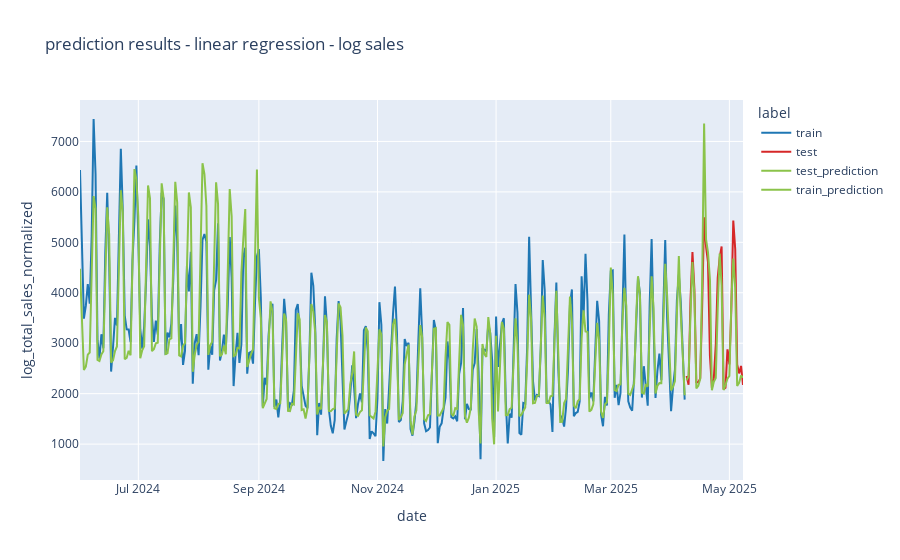

Notebook source saved alongside this figure:
### Code cell
y_train_for_plot_log = pd.DataFrame(np.exp(y_train_log)).assign(label='train')
y_test_for_plot_log = pd.DataFrame(np.exp(y_test_log)).assign(label='test')
y_pred_for_plot_log = pd.DataFrame(np.exp(y_pred_log), columns=['log_total_sales_normalized'], index=y_test.index).assign(label='test_prediction')
y_train_pred_for_plot_log = pd.DataFrame(np.exp(y_train_pred_log), columns=['log_total_sales_normalized'], index=y_train.index).assign(label='train_prediction')

custom_colors = {
    'train': '#1f77b4',
    'test': '#d62728',
    'test_prediction': '#8bc34a',
    'train_prediction': '#8bc34a'
}

log_lr_plot = px.line(pd.concat((y_train_for_plot_log, y_test_for_plot_log, y_pred_for_plot_log, y_train_pred_for_plot_log)), 
        y="log_total_sales_normalized",
        color='label', 
        title='prediction results - linear regression - log sales',
        color_discrete_map=custom_colors
)

log_lr_plot.show()

### Figure 1 — Plotly figure (JSON) as saved in the notebook; plotly's stock layout.template omitted (floating-point values rounded to 4 significant figures; data arrays with more than 128 entries replaced by an {"elided": "..."} marker saying what was removed)
{"data": [{"hovertemplate": "label=train<br>date=%{x}<br>log_total_sales_normalized=%{y}<extra></extra>", "legendgroup": "train", "line": {"color": "#1f77b4", "dash": "solid"}, "marker": {"symbol": "circle"}, "mode": "lines", "name": "train", "orientation": "v", "showlegend": true, "type": "scatter", "x": {"elided": "310 str values"}, "xaxis": "x", "y": {"elided": "310 float values"}, "yaxis": "y"}, {"hovertemplate": "label=test<br>date=%{x}<br>log_total_sales_normalized=%{y}<extra></extra>", "legendgroup": "test", "line": {"color": "#d62728", "dash": "solid"}, "marker": {"symbol": "circle"}, "mode": "lines", "name": "test", "orientation": "v", "showlegend": true, "type": "scatter", "x": ["2025-04-09T00:00:00.000000000", "2025-04-10T00:00:00.000000000", "2025-04-11T00:00:00.000000000", "2025-04-12T00:00:00.000000000", "2025-04-13T00:00:00.000000000", "2025-04-14T00:00:00.000000000", "2025-04-15T00:00:00.000000000", "2025-04-16T00:00:00.000000000", "2025-04-17T00:00:00.000000000", "2025-04-18T00:00:00.000000000", "2025-04-19T00:00:00.000000000", "2025-04-20T00:00:00.000000000", "2025-04-21T00:00:00.000000000", "2025-04-22T00:00:00.000000000", "2025-04-23T00:00:00.000000000", "2025-04-24T00:00:00.000000000", "2025-04-25T00:00:00.000000000", "2025-04-26T00:00:00.000000000", "2025-04-27T00:00:00.000000000", "2025-04-28T00:00:00.000000000", "2025-04-29T00:00:00.000000000", "2025-04-30T00:00:00.000000000", "2025-05-01T00:00:00.000000000", "2025-05-02T00:00:00.000000000", "2025-05-03T00:00:00.000000000", "2025-05-04T00:00:00.000000000", "2025-05-05T00:00:00.000000000", "2025-05-06T00:00:00.000000000", "2025-05-07T00:00:00.000000000", "2025-05-08T00:00:00.000000000"], "xaxis": "x", "y": [2351.0, 2175.0, 3860.0, 4808.0, 4072.0, 2229.0, 2224.0, 2304.0, 3739.0, 5496.0, 4914.0, 4606.0, 2746.0, 2116.0, 2307.0, 2968.0, 4299.0, 4692.0, 4917.0, 2090.0, 2119.0, 2878.0, 2579.0, 3681.0, 5433.0, 4863.0, 2579.0, 2401.0, 2550.0, 2171.0], "yaxis": "y"}, {"hovertemplate": "label=test_prediction<br>date=%{x}<br>log_total_sales_normalized=%{y}<extra></extra>", "legendgroup": "test_prediction", "line": {"color": "#8bc34a", "dash": "solid"}, "marker": {"symbol": "circle"}, "mode": "lines", "name": "test_prediction", "orientation": "v", "showlegend": true, "type": "scatter", "x": ["2025-04-09T00:00:00.000000000", "2025-04-10T00:00:00.000000000", "2025-04-11T00:00:00.000000000", "2025-04-12T00:00:00.000000000", "2025-04-13T00:00:00.000000000", "2025-04-14T00:00:00.000000000", "2025-04-15T00:00:00.000000000", "2025-04-16T00:00:00.000000000", "2025-04-17T00:00:00.000000000", "2025-04-18T00:00:00.000000000", "2025-04-19T00:00:00.000000000", "2025-04-20T00:00:00.000000000", "2025-04-21T00:00:00.000000000", "2025-04-22T00:00:00.000000000", "2025-04-23T00:00:00.000000000", "2025-04-24T00:00:00.000000000", "2025-04-25T00:00:00.000000000", "2025-04-26T00:00:00.000000000", "2025-04-27T00:00:00.000000000", "2025-04-28T00:00:00.000000000", "2025-04-29T00:00:00.000000000", "2025-04-30T00:00:00.000000000", "2025-05-01T00:00:00.000000000", "2025-05-02T00:00:00.000000000", "2025-05-03T00:00:00.000000000", "2025-05-04T00:00:00.000000000", "2025-05-05T00:00:00.000000000", "2025-05-06T00:00:00.000000000", "2025-05-07T00:00:00.000000000", "2025-05-08T00:00:00.000000000"], "xaxis": "x", "y": [2266.0, 2345.0, 3561.0, 4610.0, 3964.0, 2102.0, 2156.0, 2292.0, 4221.0, 7354.0, 5057.0, 4799.0, 4255.0, 2069.0, 2237.0, 2311.0, 3690.0, 4778.0, 4146.0, 2071.0, 2172.0, 2299.0, 2352.0, 3812.0, 4680.0, 4098.0, 2155.0, 2215.0, 2360.0, 2317.0], "yaxis": "y"}, {"hovertemplate": "label=train_prediction<br>date=%{x}<br>log_total_sales_normalized=%{y}<extra></extra>", "legendgroup": "train_prediction", "line": {"color": "#8bc34a", "dash": "solid"}, "marker": {"symbol": "circle"}, "mode": "lines", "name": "train_prediction", "orientation": "v", "showlegend": true, "type": "scatter", "x": {"elided": "310 str values"}, "xaxis": "x", "y": {"elided": "310 float values"}, "yaxis": "y"}], "layout": {"legend": {"title": {"text": "label"}, "tracegroupgap": 0}, "title": {"text": "prediction results - linear regression - log sales"}, "xaxis": {"anchor": "y", "domain": [0, 1], "title": {"text": "date"}}, "yaxis": {"anchor": "x", "domain": [0, 1], "title": {"text": "log_total_sales_normalized"}}}}
